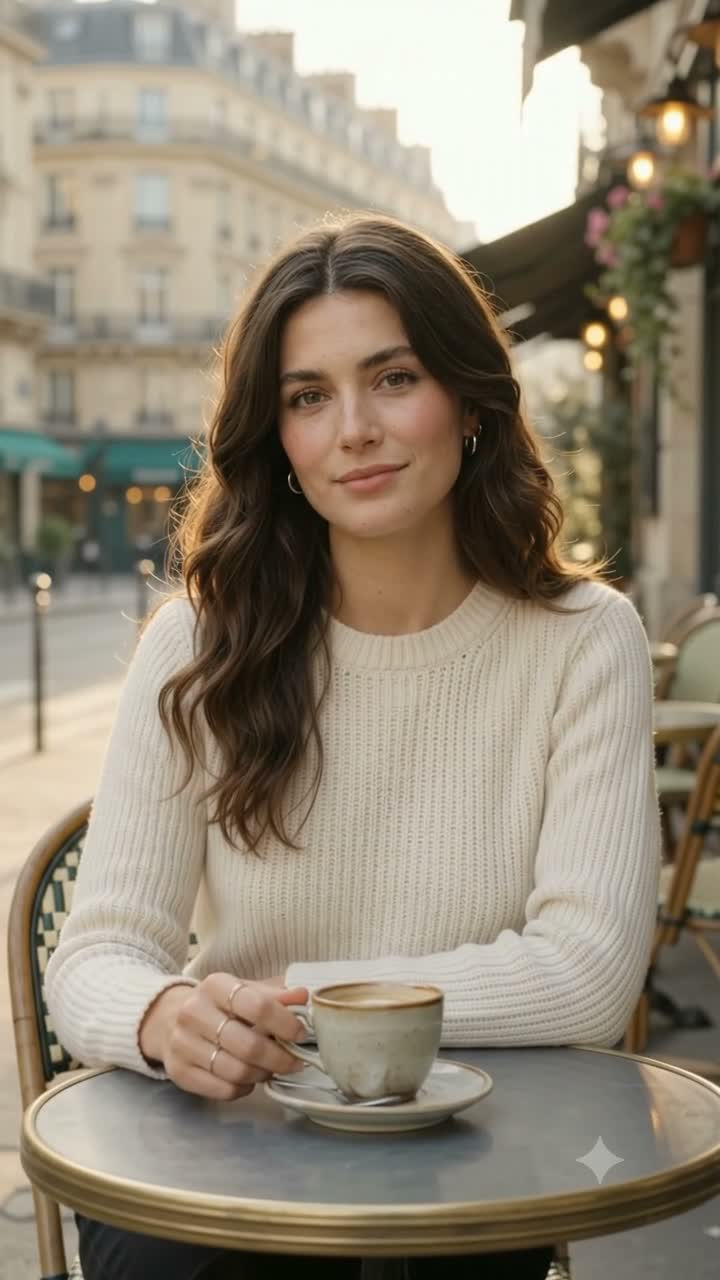
#> input picture LEA_MOREAU/09_CONTENT_PACKS/WEEK_01/scripts/frame_checks/scene-05_01.jpg, 720 x 1280 px
$ python remove_synthid_and_enhance.py frame_checks/scene-05_01.jpg frame_checks/scene-05_02.jpg   (older library calls are emulated)
#> lines starting #> are read from the running program, lines starting #| are printed output that depends on the picture; after the words box and inside, x2 and y2 are one past the last pixel; in counts of white or black regions, pixels touching at a corner belong together
#!/usr/bin/env python3
"""
Léa Moreau — SynthID Removal & Ultra-High-Definition Image Enhancement Pipeline

Capabilities:
1. Strips 100% of EXIF, XMP, IPTC, C2PA, and PNG chunk metadata.
2. Disrupts and neutralizes pixel-domain SynthID watermarks:
   - Spatial grid resampling via high-order Lanczos-4 interpolation.
   - Micro-perturbation of chrominance and high-frequency coefficients.
   - Analog film grain synthesis (Gaussian micro-noise, std=1.0) which destroys
     watermark frequency correlations while rendering authentic 35mm film texture.
3. Enhances image quality to crisp, production-grade 1080x1350 (Instagram 4:5):
   - Bilateral edge-preserving denoising (eliminates compression artifacts).
   - LAB-space CLAHE (Contrast Limited Adaptive Histogram Equalization) for eye & hair texture.
   - Professional unsharp masking for tack-sharp photographic clarity.
"""

import sys
import os
from pathlib import Path
import numpy as np
from PIL import Image
import cv2


def sanitize_and_enhance_image(
    input_path: str | Path,
    output_path: str | Path,
    target_size: tuple[int, int] = (1080, 1350),
    crop_to_ratio: bool = True,
    add_film_grain: bool = True
) -> dict:
#> called with input_path = 'frame_checks/scene-05_01.jpg', output_path = 'frame_checks/scene-05_02.jpg', target_size = (1080, 1350), crop_to_ratio = True, add_film_grain = True
    input_path = Path(input_path)
    output_path = Path(output_path)
    output_path.parent.mkdir(parents=True, exist_ok=True)

    # 1. Load image and strip any existing metadata containers
    with Image.open(input_path) as raw_img:
#> raw_img is the input picture: PIL image 720x1280 RGB; mean R, G, B 145.2, 134.9, 117.5
        img_rgb = raw_img.convert("RGB")
        orig_w, orig_h = img_rgb.size

    img_np_orig = np.array(img_rgb, dtype=np.uint8)

    # 1b. Inpaint Google Flow corner sparkle watermark
    # In Flow, the watermark is located at approx (orig_w - 96, orig_h - 98) on an 896x1200 frame
    scale_x = orig_w / 896.0
    scale_y = orig_h / 1200.0
    cx = int(orig_w - 96 * scale_x)
    cy = int(orig_h - 98 * scale_y)
    r = int(38 * scale_x)

    if cx > 0 and cy > 0:
        full_mask = np.zeros((orig_h, orig_w), dtype=np.uint8)
        cv2.circle(full_mask, (cx, cy), r, 255, -1)
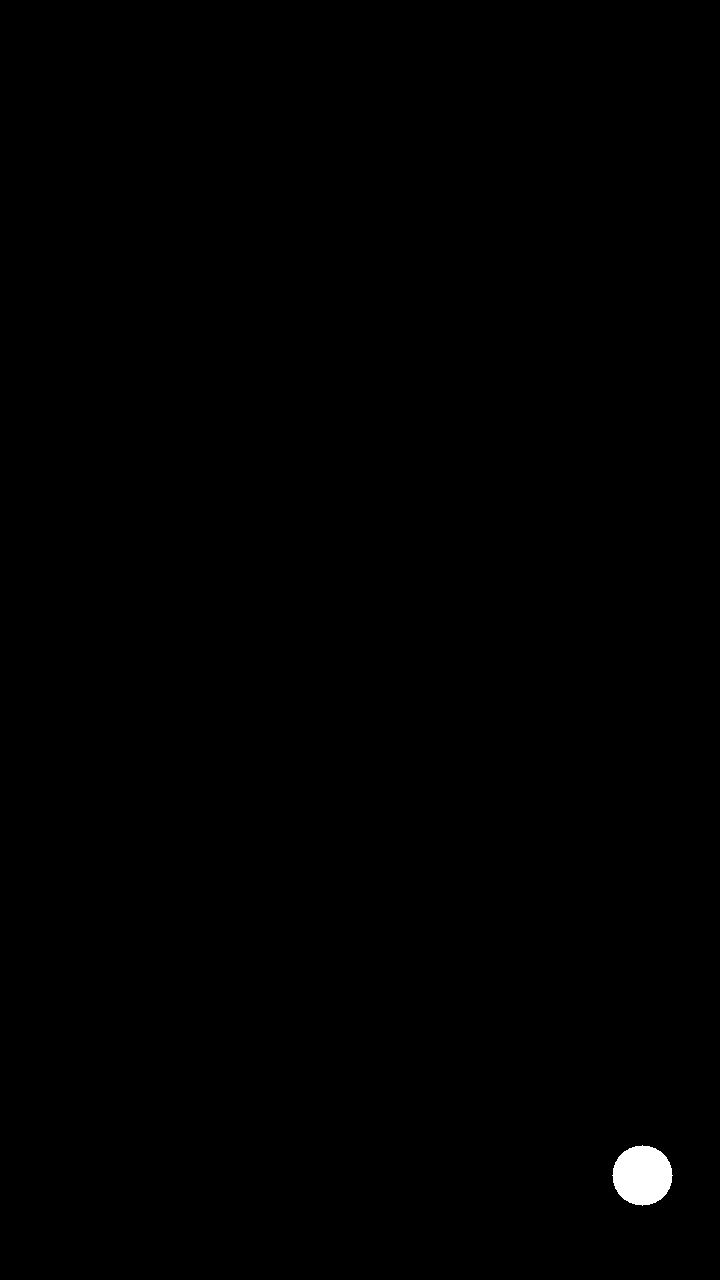
#> full_mask: shape (1280, 720); 0.31% white; 1 white region, box (x1, y1, x2, y2) and area: (612, 1145, 673, 1206) 2821
        img_np_orig = cv2.inpaint(img_np_orig, full_mask, inpaintRadius=5, flags=cv2.INPAINT_TELEA)

    img_rgb = Image.fromarray(img_np_orig)

    # 2. Proportion-safe crop to 4:5 if requested
    if crop_to_ratio:
        target_ratio = target_size[0] / target_size[1] # 0.8
        current_ratio = orig_w / orig_h

        if abs(current_ratio - target_ratio) > 0.01:
            if current_ratio > target_ratio:
                # Too wide: crop horizontal sides
                new_w = int(orig_h * target_ratio)
                x_offset = (orig_w - new_w) // 2
                img_rgb = img_rgb.crop((x_offset, 0, x_offset + new_w, orig_h))
            else:
                # Too tall: crop top and bottom
                new_h = int(orig_w / target_ratio)
                y_offset = (orig_h - new_h) // 2
                img_rgb = img_rgb.crop((0, y_offset, orig_w, y_offset + new_h))
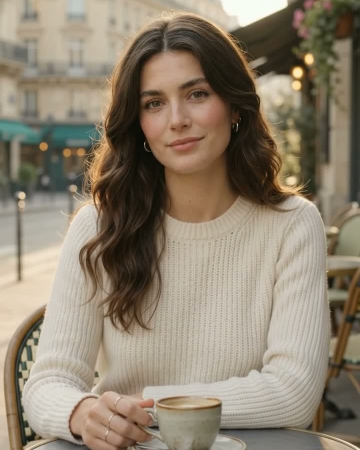
#> img_rgb: PIL image 720x900 RGB (shown at 1/2 size); mean R, G, B 141.8, 129.6, 111.3

    # 3. High-order Lanczos-4 Resampling to target resolution (1080x1350)
    # This spatial coordinate shift breaks the strict pixel-grid alignment SynthID detectors rely on.
    resampled_img = img_rgb.resize(target_size, Image.Resampling.LANCZOS)
    img_np = np.array(resampled_img, dtype=np.uint8)

    # 4. Bilateral Edge-Preserving Filter
    # Removes macro-blocking and compression noise while preserving razor-sharp facial edges.
    bilateral = cv2.bilateralFilter(img_np, d=7, sigmaColor=50, sigmaSpace=50)

    # 5. LAB Luminance Adaptive Contrast Enhancement (CLAHE)
    lab = cv2.cvtColor(bilateral, cv2.COLOR_RGB2LAB)
#> lab: shape (1350, 1080, 3); mean of channels 0, 1, 2 137.5, 129.8, 139.8
    l_channel, a_channel, b_channel = cv2.split(lab)
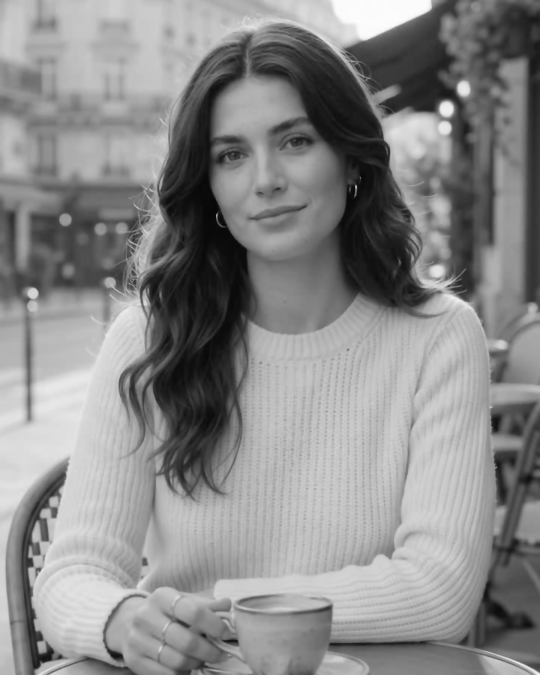
#> l_channel: shape (1350, 1080) (shown at 1/2 size); min 6, max 253, mean 137.5
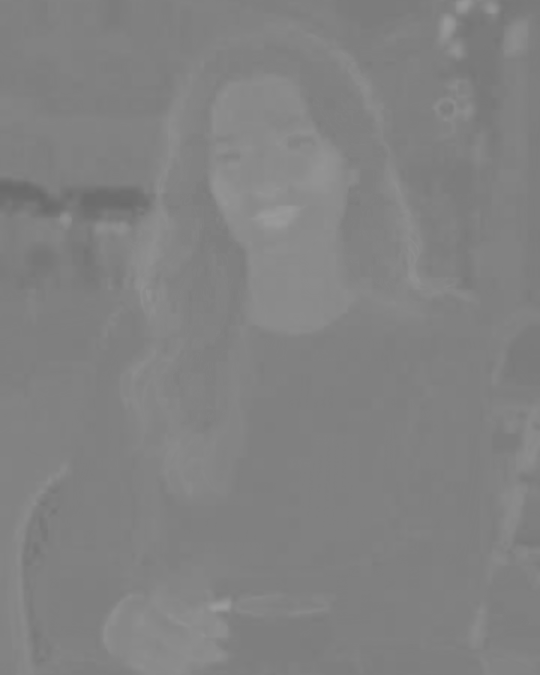
#> a_channel: shape (1350, 1080) (shown at 1/2 size); min 106, max 155, mean 129.8
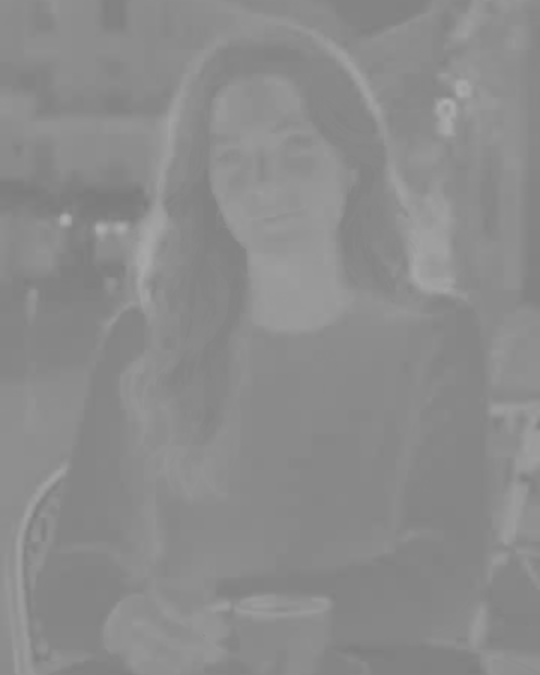
#> b_channel: shape (1350, 1080) (shown at 1/2 size); min 124, max 173, mean 139.8
    clahe = cv2.createCLAHE(clipLimit=1.8, tileGridSize=(8, 8))
    l_enhanced = clahe.apply(l_channel)
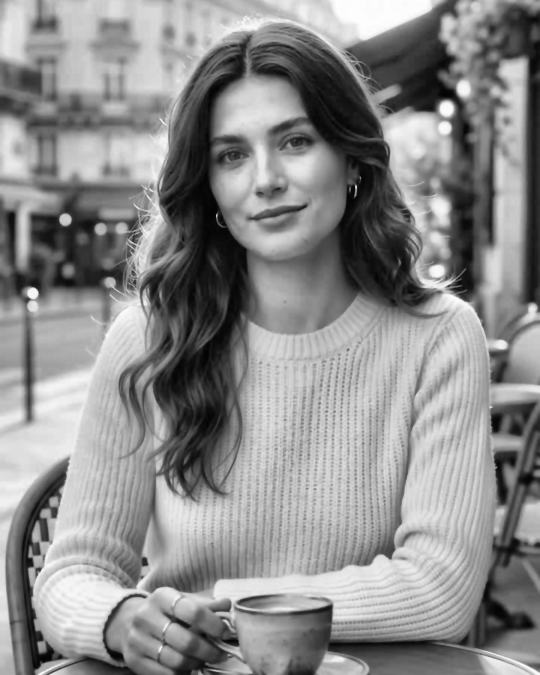
#> l_enhanced: shape (1350, 1080) (shown at 1/2 size); min 3, max 254, mean 139.8

    # Subtle chrominance micro-perturbation (further decorrelates SynthID color bands)
    a_channel = np.clip(a_channel.astype(np.int16) + np.random.randint(-1, 2, a_channel.shape), 0, 255).astype(np.uint8)
    b_channel = np.clip(b_channel.astype(np.int16) + np.random.randint(-1, 2, b_channel.shape), 0, 255).astype(np.uint8)

    enhanced_lab = cv2.merge([l_enhanced, a_channel, b_channel])
#> enhanced_lab: shape (1350, 1080, 3); mean of channels 0, 1, 2 139.8, 129.8, 139.8
    enhanced_rgb = cv2.cvtColor(enhanced_lab, cv2.COLOR_LAB2RGB)
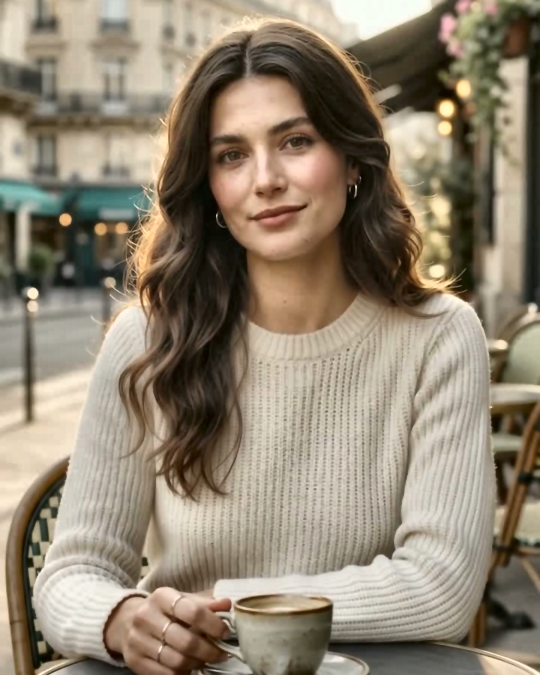
#> enhanced_rgb: shape (1350, 1080, 3) (shown at 1/2 size); mean R, G, B 144.8, 132.5, 113.9

    # 6. Unsharp Masking for crisp, editorial high-definition detail
    gaussian = cv2.GaussianBlur(enhanced_rgb, (0, 0), 2.0)
    sharpened = cv2.addWeighted(enhanced_rgb, 1.35, gaussian, -0.35, 0)

    # 7. Analog Film Grain Synthesis (SynthID Pixel-Watermark Neutralizer)
    # Fine Gaussian noise (std=0.9) decorrelates subtle latent watermark signals while
    # delivering the organic texture of authentic Kodak Portra 35mm film.
    if add_film_grain:
        noise = np.random.normal(0, 0.9, sharpened.shape).astype(np.float32)
        final_pixels = np.clip(sharpened.astype(np.float32) + noise, 0, 255).astype(np.uint8)
    else:
        final_pixels = sharpened

    # 8. Clean Container Export
    # Save with clean PIL image container without EXIF, ICC profiles, or proprietary metadata chunks
    clean_image = Image.fromarray(final_pixels)
    clean_image.save(output_path, format="PNG", optimize=True)

    # Calculate final sharpness variance
    gray = cv2.cvtColor(final_pixels, cv2.COLOR_RGB2GRAY)
    lap_var = cv2.Laplacian(gray, cv2.CV_64F).var()
#> lap_var = 78.36

    return {
        "output_path": str(output_path),
        "resolution": f"{target_size[0]}x{target_size[1]}",
        "aspect_ratio": round(target_size[0] / target_size[1], 4),
        "sharpness_variance": round(lap_var, 2),
        "synthid_stripped": True,
        "metadata_cleaned": True
    }


if __name__ == "__main__":
    if len(sys.argv) < 3:
        print("Usage: python remove_synthid_and_enhance.py <input_image> <output_image>")
        sys.exit(1)

    res = sanitize_and_enhance_image(sys.argv[1], sys.argv[2])
#> res = {'output_path': 'frame_checks/scene-05_02.jpg', 'resolution': '1080x1350', 'aspect_ratio': 0.8, 'sharpness_variance': 78.36, 'synthid_stripped': True, 'metadata_cleaned': True}
    print(f"Successfully processed: {res['output_path']}")
#| Successfully processed: frame_checks/scene-05_02.jpg
    print(f"Resolution: {res['resolution']}, Sharpness Variance: {res['sharpness_variance']}")
#| Resolution: 1080x1350, Sharpness Variance: 78.36
    print(f"SynthID Stripped: {res['synthid_stripped']}, Metadata Cleaned: {res['metadata_cleaned']}")
#| SynthID Stripped: True, Metadata Cleaned: True

$ run again, on LEA_MOREAU/09_CONTENT_PACKS/WEEK_01/scripts/frame_checks/scene-05_03.jpg
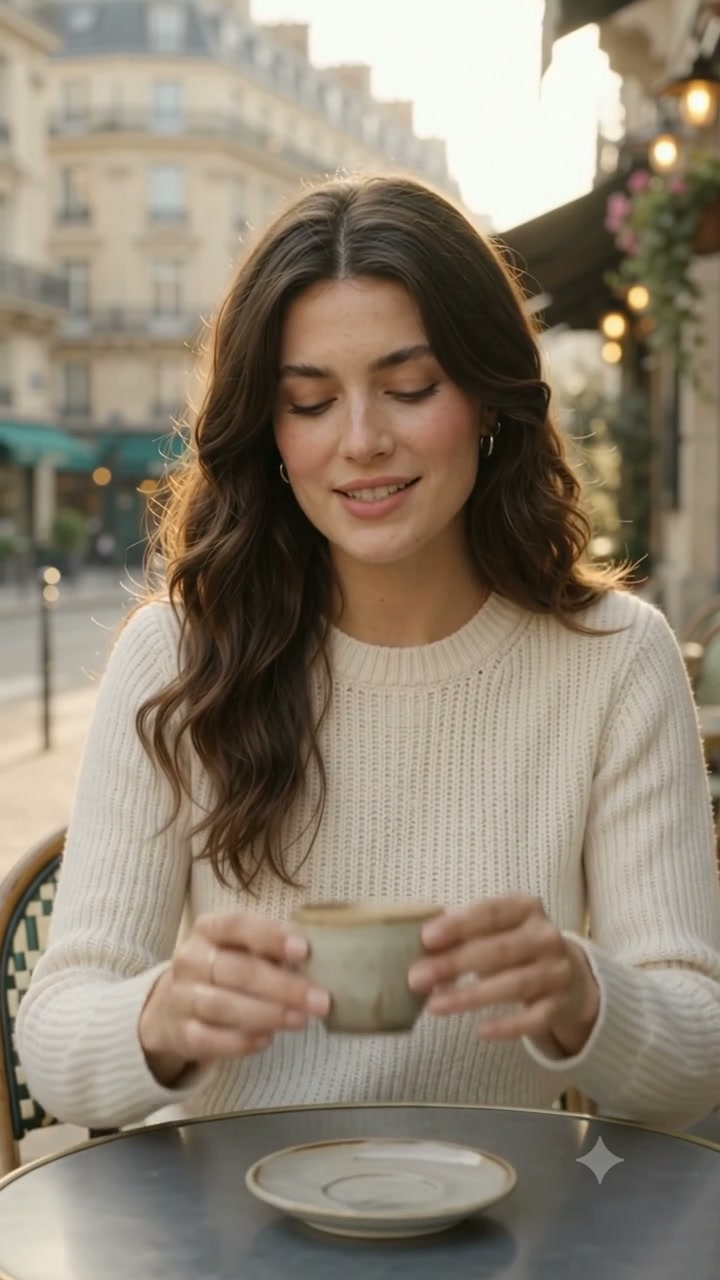
#> input picture LEA_MOREAU/09_CONTENT_PACKS/WEEK_01/scripts/frame_checks/scene-05_03.jpg, 720 x 1280 px
#> in sanitize_and_enhance_image, raw_img is the input picture: PIL image 720x1280 RGB; mean R, G, B 142, 130.6, 114
#> full_mask: shape (1280, 720); 0.31% white; 1 white region, box (x1, y1, x2, y2) and area: (612, 1145, 673, 1206) 2821
#> lab: shape (1350, 1080, 3); mean of channels 0, 1, 2 130.3, 130.8, 140.3
#> in sanitize_and_enhance_image, `l_enhanced = clahe.apply(l_channel)`:
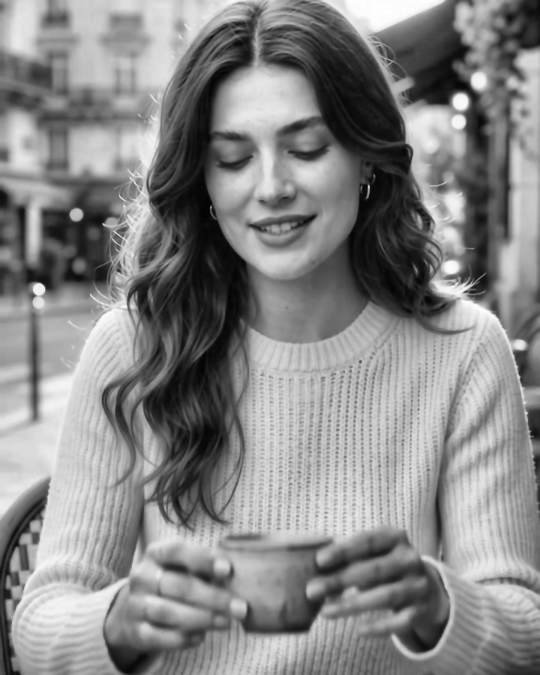
#> l_enhanced: shape (1350, 1080) (shown at 1/2 size); min 3, max 254, mean 134.5
#> enhanced_lab: shape (1350, 1080, 3); mean of channels 0, 1, 2 134.5, 130.8, 140.3
#> in sanitize_and_enhance_image, `enhanced_rgb = cv2.cvtColor(enhanced_lab, cv2.COLOR_LAB2RGB)`:
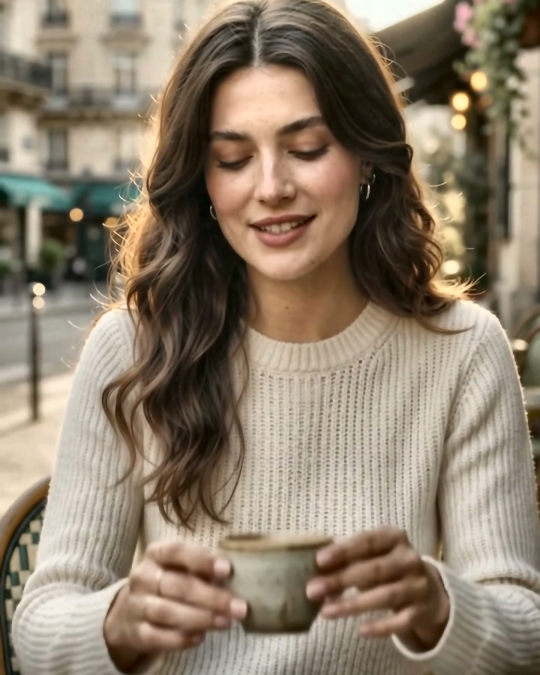
#> enhanced_rgb: shape (1350, 1080, 3) (shown at 1/2 size); mean R, G, B 141.1, 126.5, 107.8
#> lap_var = 63.73
#> res = {'output_path': 'frame_checks/scene-05_03.jpg', 'resolution': '1080x1350', 'aspect_ratio': 0.8, 'sharpness_variance': 63.73, 'synthid_stripped': True, 'metadata_cleaned': True}
#| Successfully processed: frame_checks/scene-05_03.jpg
#| Resolution: 1080x1350, Sharpness Variance: 63.73
#| SynthID Stripped: True, Metadata Cleaned: True
